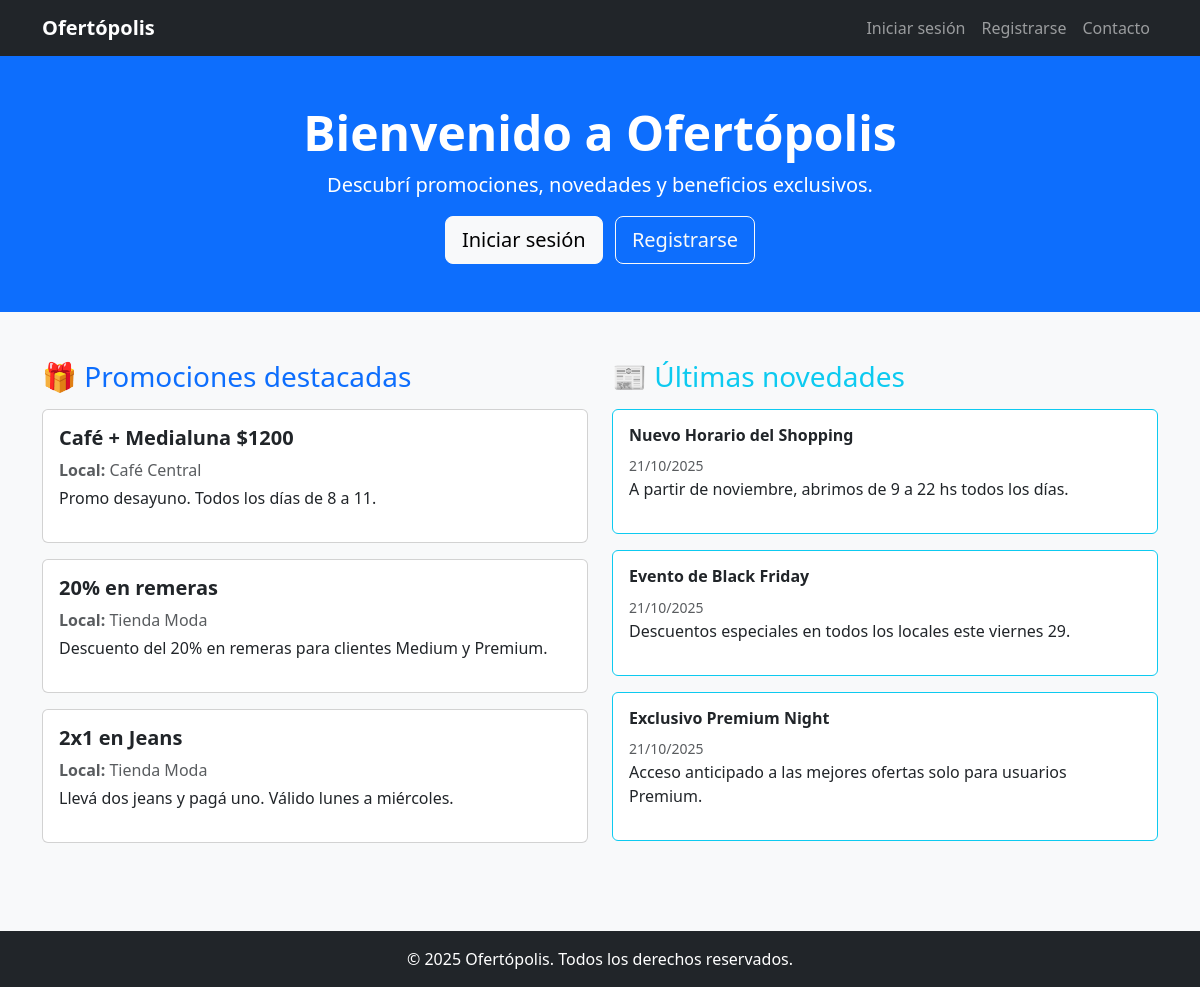
Before: / with the older database file.
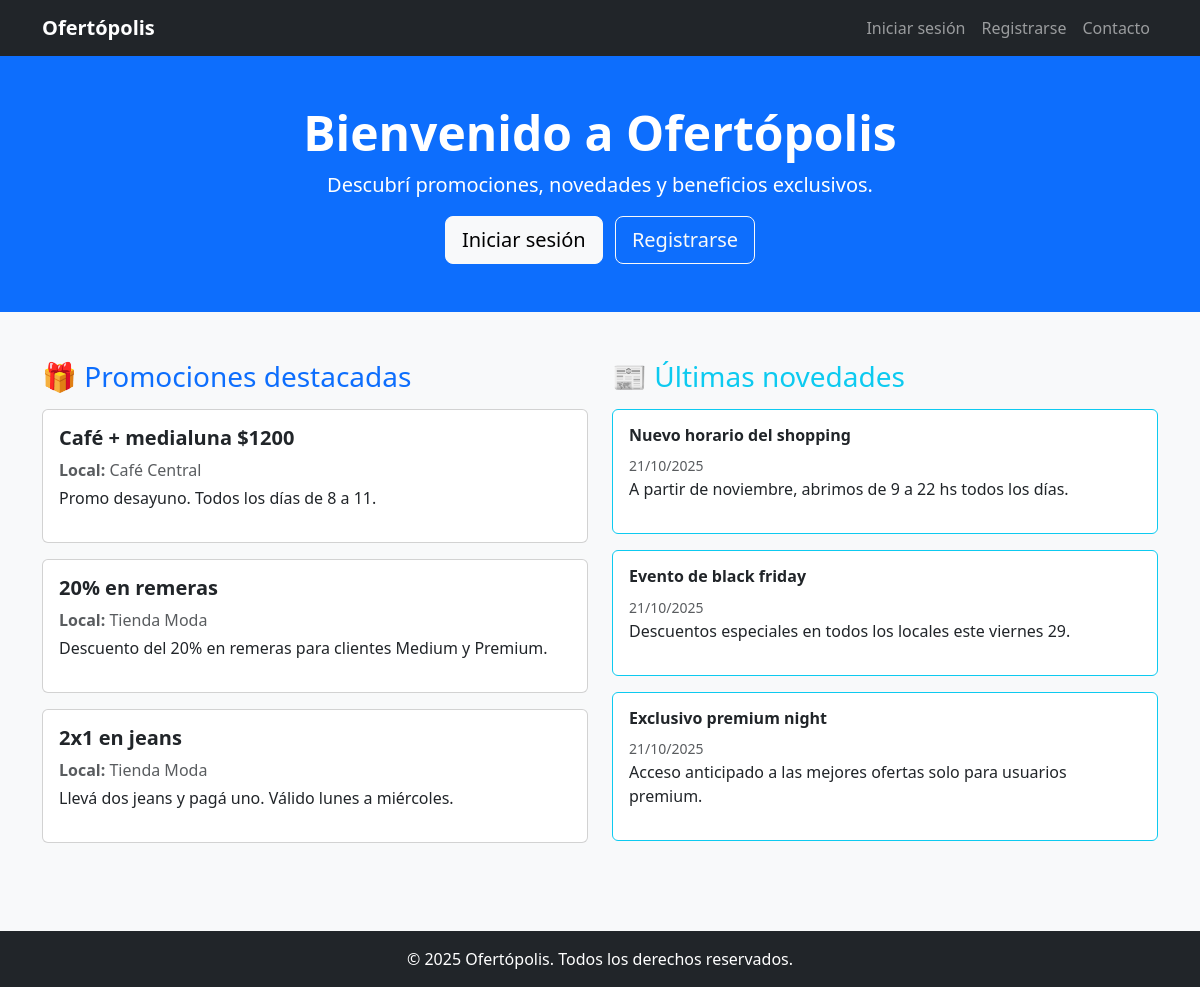
After: the same page with the newer database file.
### tables this page shows
CREATE TABLE promociones (
  id INT AUTO_INCREMENT PRIMARY KEY,
  id_local INT,
  titulo VARCHAR(150),
  descripcion TEXT,
  fecha_inicio DATE,
  fecha_fin DATE,
  dias_vigencia VARCHAR(100),
  categoria_minima ENUM('inicial','medium','premium'),
  estado ENUM('pendiente','aprobada','rechazada') DEFAULT 'pendiente',
  FOREIGN KEY (id_local) REFERENCES locales(id) ON DELETE CASCADE
);

CREATE TABLE locales (
  id INT AUTO_INCREMENT PRIMARY KEY,
  nombre VARCHAR(100) NOT NULL,
  rubro VARCHAR(100),
  codigo VARCHAR(10) UNIQUE,
  id_duenio INT,
  FOREIGN KEY (id_duenio) REFERENCES usuarios(id) ON DELETE SET NULL
);

CREATE TABLE novedades (
  id INT AUTO_INCREMENT PRIMARY KEY,
  titulo VARCHAR(150),
  contenido TEXT,
  categoria_destino ENUM('inicial','medium','premium'),
  fecha_publicacion TIMESTAMP DEFAULT CURRENT_TIMESTAMP,
  fecha_vencimiento DATE
);

### includes/promociones_publicas.php (the view)
<h3 class="text-primary mb-3">🎁 Promociones destacadas</h3>
<?php
$promos = $conn->query("SELECT p.titulo, p.descripcion, l.nombre AS local
                        FROM promociones p
                        JOIN locales l ON p.id_local = l.id
                        WHERE p.estado='aprobada'
                        ORDER BY p.id DESC LIMIT 5");
if ($promos && $promos->num_rows > 0):
  while($p = $promos->fetch_assoc()):
?>
  <div class="card mb-3">
    <div class="card-body">
      <h5 class="fw-bold text-dark"><?= htmlspecialchars($p['titulo']) ?></h5>
      <p class="text-muted mb-1"><strong>Local:</strong> <?= htmlspecialchars($p['local']) ?></p>
      <p><?= htmlspecialchars($p['descripcion']) ?></p>
    </div>
  </div>
<?php endwhile; else: ?>
  <p>No hay promociones disponibles por el momento.</p>
<?php endif; ?>

### index.php (shortened to what this page needs)
<?php
include_once("includes/db.php");
?>
<!DOCTYPE html>
<html lang="es">
<head>
  <link href="https://cdn.jsdelivr.net/npm/bootstrap@5.3.2/dist/css/bootstrap.min.css" rel="stylesheet">
</head>
<body class="bg-light">
<?php include("includes/navbar.php"); ?>
<?php include("includes/hero.php"); ?>
<div class="container mt-5 mb-5">
  <div class="row">
    <div class="col-md-6 mb-4">
      <?php include("includes/promociones_publicas.php"); ?>
    </div>
    <div class="col-md-6 mb-4">
      <?php include("includes/novedades_publicas.php"); ?>
    </div>
  </div>
</div>
<?php include("includes/footer.php"); ?>
</body>
</html>

### includes/navbar.php (shortened to what this page needs)
<nav class="navbar navbar-expand-lg navbar-dark bg-dark">
  <div class="container">
    <a class="navbar-brand fw-bold" href="/tp_eg/index.php">Ofertópolis</a>
    <div class="collapse navbar-collapse" id="menu">
      <ul class="navbar-nav ms-auto">
        <?php if (!isset($_SESSION['usuario_rol'])): ?>
          <li class="nav-item"><a href="/tp_eg/auth/login.php" class="nav-link">Iniciar sesión</a></li>
          <li class="nav-item"><a href="/tp_eg/auth/register.php" class="nav-link">Registrarse</a></li>
          <li class="nav-item"><a href="/tp_eg/contacto.php" class="nav-link">Contacto</a></li>
        <?php endif; ?>
      </ul>
    </div>
  </div>
</nav>

### includes/hero.php (shortened to what this page needs)
<section class="bg-primary text-white text-center py-5">
  <div class="container">
    <h1 class="display-5 fw-bold">Bienvenido a Ofertópolis</h1>
    <p class="lead">Descubrí promociones, novedades y beneficios exclusivos.</p>
    <?php if (!isset($_SESSION['usuario_rol'])): ?>
      <a href="/tp_eg/auth/login.php" class="btn btn-light btn-lg me-2">Iniciar sesión</a>
      <a href="/tp_eg/auth/register.php" class="btn btn-outline-light btn-lg">Registrarse</a>
    <?php endif; ?>
  </div>
</section>

### includes/novedades_publicas.php
<h3 class="text-info mb-3">📰 Últimas novedades</h3>
<?php
$novedades = $conn->query("SELECT titulo, contenido, fecha_publicacion FROM novedades ORDER BY fecha_publicacion DESC LIMIT 5");
if ($novedades && $novedades->num_rows > 0):
  while($n = $novedades->fetch_assoc()):
?>
  <div class="card mb-3 border-info">
    <div class="card-body">
      <h6 class="fw-bold"><?= htmlspecialchars($n['titulo']) ?></h6>
      <small class="text-muted"><?= date("d/m/Y", strtotime($n['fecha_publicacion'])) ?></small>
      <p><?= htmlspecialchars($n['contenido']) ?></p>
    </div>
  </div>
<?php endwhile; else: ?>
  <p>No hay novedades publicadas aún.</p>
<?php endif; ?>

### includes/footer.php
<footer class="bg-dark text-white text-center py-3 mt-4">
  <p class="mb-0">© <?= date('Y') ?> Ofertópolis. Todos los derechos reservados.</p>
</footer>

Changed rows visible on the page:
changed promociones "Promo desayuno. Todos los días de 8 a 11.": titulo "Café + Medialuna $1200" → "Café + medialuna $1200"
changed promociones "Llevá dos jeans y pagá uno. Válido lunes a miércoles.": titulo "2x1 en Jeans" → "2x1 en jeans"
changed novedades "A partir de noviembre, abrimos de 9 a 22 hs todos los días.": titulo "Nuevo Horario del Shopping" → "Nuevo horario del shopping"
changed novedades "Descuentos especiales en todos los locales este viernes 29.": titulo "Evento de Black Friday" → "Evento de black friday"
changed novedades: titulo "Exclusivo Premium Night" → "Exclusivo premium night"; contenido "Acceso anticipado a las mejores ofertas solo para usuarios Premium." → "Acceso anticipado a las mejores ofertas solo para usuarios premium."
